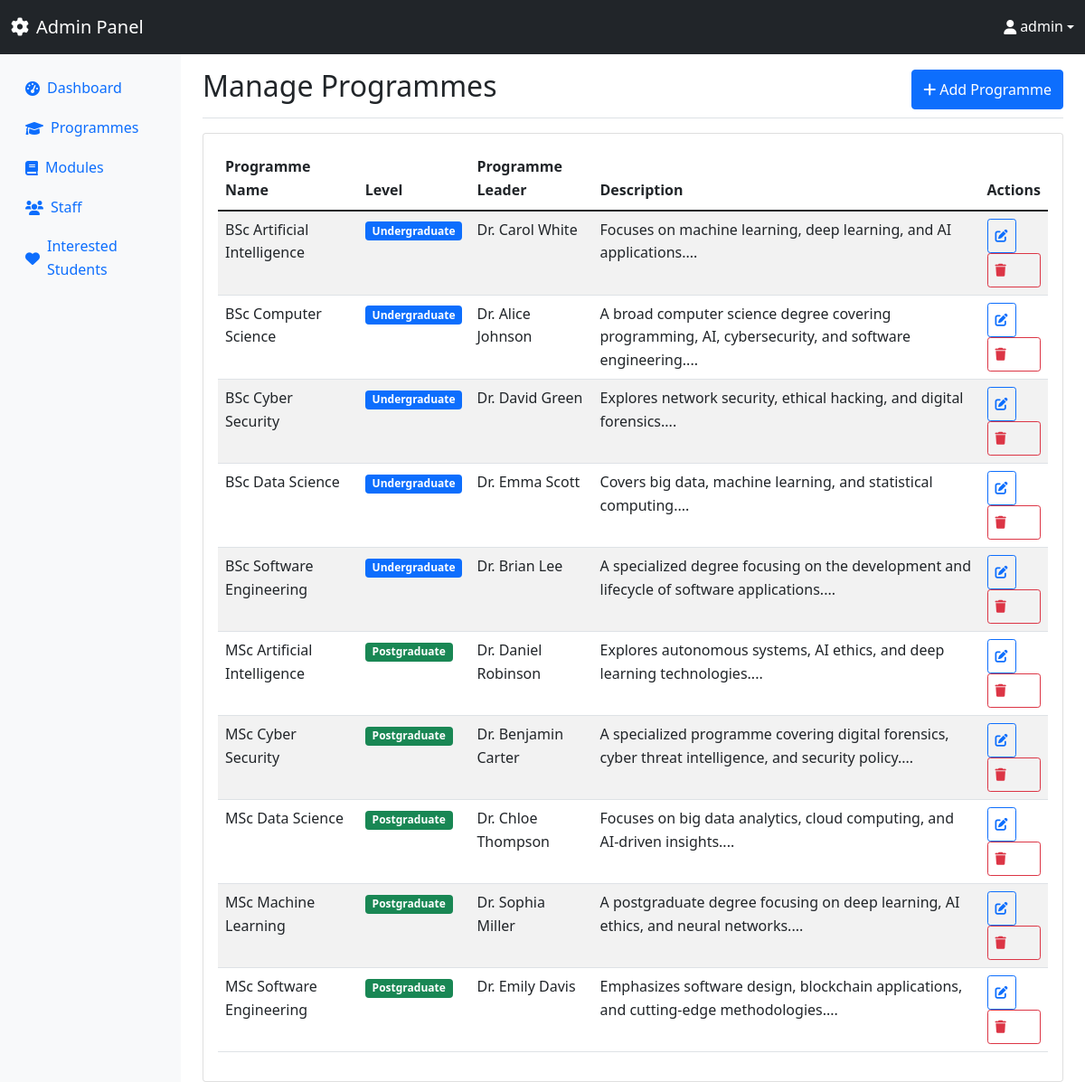
Page /admin/programmes.php (signed in) on the committed database.
### tables this page shows
CREATE TABLE Programmes (
    ProgrammeID INTEGER PRIMARY KEY AUTO_INCREMENT,
    ProgrammeName TEXT NOT NULL,
    LevelID INTEGER,
    ProgrammeLeaderID INTEGER,
    Description TEXT,
    Image TEXT,
    FOREIGN KEY (LevelID) REFERENCES Levels(LevelID),
    FOREIGN KEY (ProgrammeLeaderID) REFERENCES Staff(StaffID)
);

CREATE TABLE Levels (
    LevelID INTEGER PRIMARY KEY,
    LevelName TEXT NOT NULL
);

CREATE TABLE Staff (
    StaffID INTEGER PRIMARY KEY,
    Name TEXT NOT NULL
);

### admin/programmes.php (the view, shortened to what this page needs)
<?php
$database = new Database();
$db = $database->getConnection();
$query = "SELECT p.*, l.LevelName, s.Name as ProgrammeLeaderName
          FROM Programmes p
          JOIN Levels l ON p.LevelID = l.LevelID
          LEFT JOIN Staff s ON p.ProgrammeLeaderID = s.StaffID
          ORDER BY l.LevelID, p.ProgrammeName";
$stmt = $db->prepare($query);
$stmt->execute();
$programmes = $stmt->fetchAll(PDO::FETCH_ASSOC);
include 'includes/admin_header.php';
?>
<div class="container-fluid">
    <div class="row">
        <?php include 'includes/admin_sidebar.php'; ?>
        <main class="col-md-9 ms-sm-auto col-lg-10 px-md-4">
            <div class="d-flex justify-content-between flex-wrap flex-md-nowrap align-items-center pt-3 pb-2 mb-3 border-bottom">
                <h1 class="h2">Manage Programmes</h1>
                <button type="button" class="btn btn-primary" data-bs-toggle="modal" data-bs-target="#programmeModal">
                    <i class="fas fa-plus me-1"></i>Add Programme
                </button>
            </div>
            <div class="card">
                <div class="card-body">
                    <div class="table-responsive">
                        <table class="table table-striped">
                            <thead>
                                <tr>
                                    <th>Programme Name</th>
                                    <th>Level</th>
                                    <th>Programme Leader</th>
                                    <th>Description</th>
                                    <th>Actions</th>
                                </tr>
                            </thead>
                            <tbody>
                                <?php foreach ($programmes as $programme): ?>
                                <tr>
                                    <td><?php echo htmlspecialchars($programme['ProgrammeName']); ?></td>
                                    <td>
                                        <span class="badge bg-<?php echo $programme['LevelID'] == 1 ? 'primary' : 'success'; ?>">
                                            <?php echo htmlspecialchars($programme['LevelName']); ?>
                                        </span>
                                    </td>
                                    <td><?php echo htmlspecialchars($programme['ProgrammeLeaderName'] ?? 'Not assigned'); ?></td>
                                    <td><?php echo htmlspecialchars(substr($programme['Description'], 0, 100)) . '...'; ?></td>
                                    <td>
                                        <button class="btn btn-sm btn-outline-primary" onclick="editProgramme(<?php echo htmlspecialchars(json_encode($programme)); ?>)">
                                            <i class="fas fa-edit"></i>
                                        </button>
                                        <a href="?delete=1&id=<?php echo $programme['ProgrammeID']; ?>"
                                           class="btn btn-sm btn-outline-danger"
                                           onclick="return confirm('Are you sure you want to delete this programme?')">
                                            <i class="fas fa-trash"></i>
                                        </a>
                                    </td>
                                </tr>
                                <?php endforeach; ?>
                            </tbody>
                        </table>
                    </div>
                </div>
            </div>
        </main>
    </div>
</div>
<?php include 'includes/admin_footer.php'; ?>

### assets/css/style.css (style rules this page uses)
:root { --primary-color: #0d6efd; --secondary-color: #6c757d; --success-color: #198754; --danger-color: #dc3545; --warning-color: #ffc107; --info-color: #0dcaf0; --focus-color: #0066cc; --focus-outline-width: 3px; }
body { font-family: 'Segoe UI', Tahoma, Geneva, Verdana, sans-serif; line-height: 1.6; font-size: 16px; }
.btn, .nav-link, .form-control, .form-select { min-height: 44px; display: flex; align-items: center; }
.btn-sm { min-height: 38px; }

### rows in the picture
programmes: ProgrammeName "BSc Artificial Intelligence", LevelID.LevelName "Undergraduate", ProgrammeLeaderID.Name "Dr. Carol White", Description "Focuses on machine learning, deep learning, and AI applications."
programmes: ProgrammeName "BSc Computer Science", LevelID.LevelName "Undergraduate", ProgrammeLeaderID.Name "Dr. Alice Johnson", Description "A broad computer science degree covering programming, AI, cybersecurity, and software engineering."
programmes: ProgrammeName "BSc Cyber Security", LevelID.LevelName "Undergraduate", ProgrammeLeaderID.Name "Dr. David Green", Description "Explores network security, ethical hacking, and digital forensics."
programmes: ProgrammeName "BSc Data Science", LevelID.LevelName "Undergraduate", ProgrammeLeaderID.Name "Dr. Emma Scott", Description "Covers big data, machine learning, and statistical computing."
programmes: ProgrammeName "BSc Software Engineering", LevelID.LevelName "Undergraduate", ProgrammeLeaderID.Name "Dr. Brian Lee", Description "A specialized degree focusing on the development and lifecycle of software applications."
programmes: ProgrammeName "MSc Artificial Intelligence", LevelID.LevelName "Postgraduate", ProgrammeLeaderID.Name "Dr. Daniel Robinson", Description "Explores autonomous systems, AI ethics, and deep learning technologies."
programmes: ProgrammeName "MSc Cyber Security", LevelID.LevelName "Postgraduate", ProgrammeLeaderID.Name "Dr. Benjamin Carter", Description "A specialized programme covering digital forensics, cyber threat intelligence, and security policy."
programmes: ProgrammeName "MSc Data Science", LevelID.LevelName "Postgraduate", ProgrammeLeaderID.Name "Dr. Chloe Thompson", Description "Focuses on big data analytics, cloud computing, and AI-driven insights."
programmes: ProgrammeName "MSc Machine Learning", LevelID.LevelName "Postgraduate", ProgrammeLeaderID.Name "Dr. Sophia Miller", Description "A postgraduate degree focusing on deep learning, AI ethics, and neural networks."
programmes: ProgrammeName "MSc Software Engineering", LevelID.LevelName "Postgraduate", ProgrammeLeaderID.Name "Dr. Emily Davis", Description "Emphasizes software design, blockchain applications, and cutting-edge methodologies."

### other values in the picture
$_SESSION['admin_username'] "admin"
